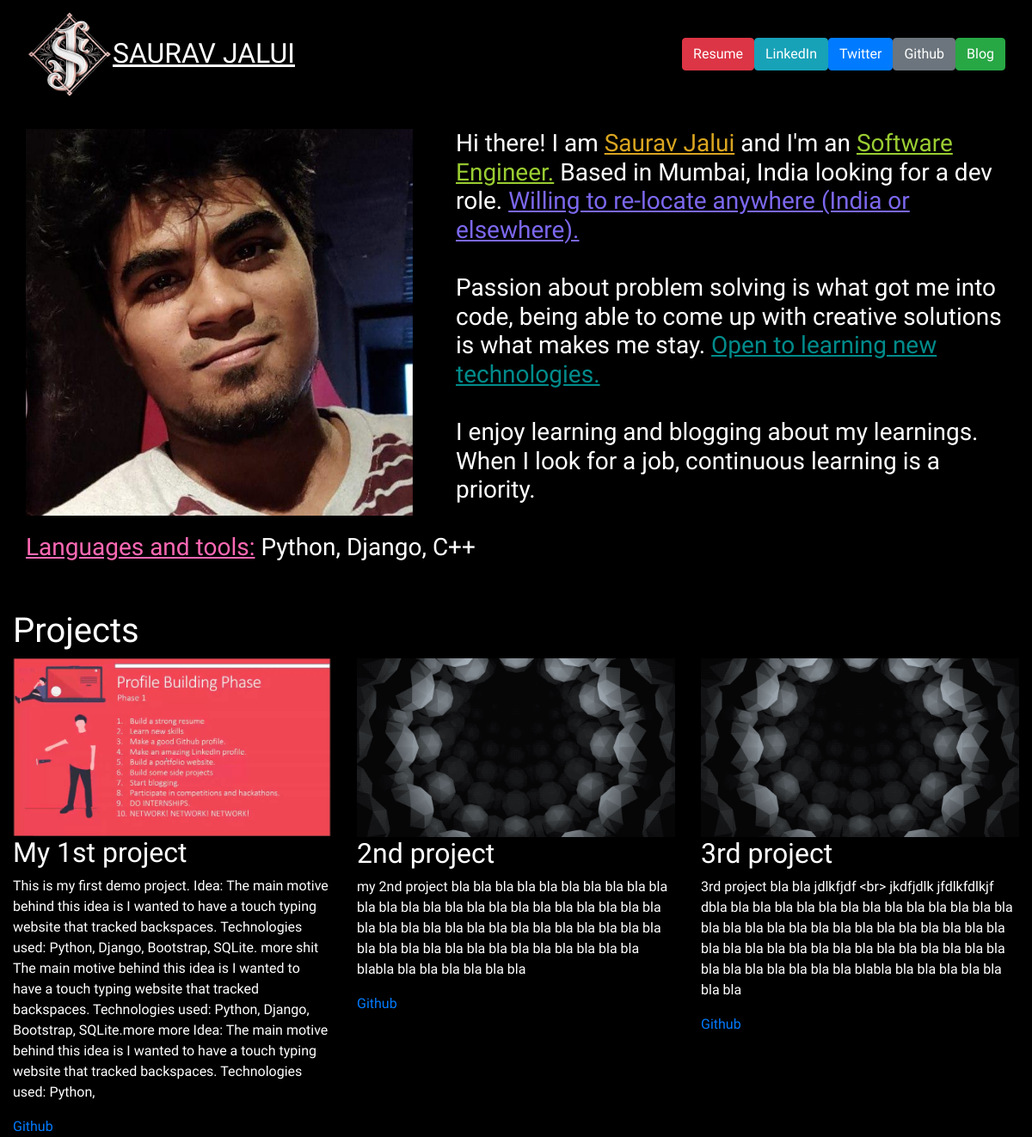
The page / on the database its author committed.
### portfolio/models.py (models this page shows, shortened)
class Project(models.Model):
    title = models.CharField(max_length=100)
    description = models.CharField(max_length=500)
    image = models.ImageField(upload_to='portfolio/images/')
    url = models.URLField(blank=True)
    githublink = models.URLField(blank=True)

### portfolio/views.py (the view)
# urls.py: 2. Add a URL to urlpatterns:  path('', views.home, name='home')
def home(request):
    projects = Project.objects.all()
    return render(request, 'portfolio/home.html',{'projects':projects})

### portfolio/templates/portfolio/home.html
{% extends "portfolio/base.html" %}
{% load static %}
{% block content %}
<div class="container-fluid">
<br>
  <div class="row">
      <div class="col-md-12">
          <img style='float:left;width:450px;height:450px; margin-right:50px;' src={% static 'portfolio/profilepicture.jpg' %}>
          <h3>Hi there! I am <span style="color:goldenrod"><u>Saurav Jalui</u></span> and I'm an <span style="color:yellowgreen"><u>Software Engineer.</u></span> Based in Mumbai, India looking for a dev role. <span style="color: mediumslateblue;"><u>Willing to re-locate anywhere (India or elsewhere).</u></span><br> <br> Passion about problem solving is what got me into code, being able to come up with creative solutions is what makes me stay. <span style="color:darkcyan"><u>  Open to learning new technologies.  </u></span><br> <br> I enjoy learning and blogging about my learnings. When I look for a job, continuous learning is a priority.<br><br><span style="color:hotpink"><u>Languages and tools:</u></span> Python, Django, C++</h3>
      </div>
  </div>
</div>
<h1 class="mt-5">Projects</h1>
<div class="row">
  {% for project in projects %}
  <div class="col-lg-4 col-md-4">
    {% if project.url %}
    <a href="{{ project.url }}">
      <img src="{{ project.image.url }}" class="img-fluid">
    </a>
    {% else %}
    <img src="{{ project.image.url }}" class="img-fluid">
    {% endif %}
        <h2>{{ project.title }}</h2>
        <p>{{ project.description }}</p>
        <a href="{{ project.githublink }}">Github </a>
  </div>
  {% endfor %}
</div>
{% endblock %}

### portfolio/static/portfolio/custom.css (style rules this page uses)
img { float:left; }
h3 { float: center; }
body { padding-left: 0rem; color: rgb(255, 255, 255); font-family: 'Mukta', sans-serif; }

### rows shown on the page
Project: image (picture), title "My 1st project", description "This is my first demo project. Idea: The main motive behind this idea is I wanted to have a touch typing website that tracked backspaces. Technologies used: Python, Django, Bootstrap, SQLite. more shit The main motive behind this idea is I wanted to have a touch typing website that tracked backspaces. Technologies used: Python, Django, Bootstrap, SQLite.more more Idea: The main motive behind this idea is I wanted to have a touch typing website that tracked backspaces. Technologies used: Python,"
Project: image (picture), title "2nd project", description "my 2nd project bla bla bla bla bla bla bla bla bla bla bla bla bla bla bla bla bla bla bla bla bla bla bla bla bla bla bla bla bla bla bla bla bla bla bla bla bla bla bla bla bla bla bla bla bla bla bla bla bla bla bla blabla bla bla bla bla bla bla"
Project: image (picture), title "3rd project", description "3rd project bla bla jdlkfjdf <br> jkdfjdlk jfdlkfdlkjf dbla bla bla bla bla bla bla bla bla bla bla bla bla bla bla bla bla bla bla bla bla bla bla bla bla bla bla bla bla bla bla bla bla bla bla bla bla bla bla bla bla bla bla bla bla bla bla bla bla blabla bla bla bla bla bla bla bla"
